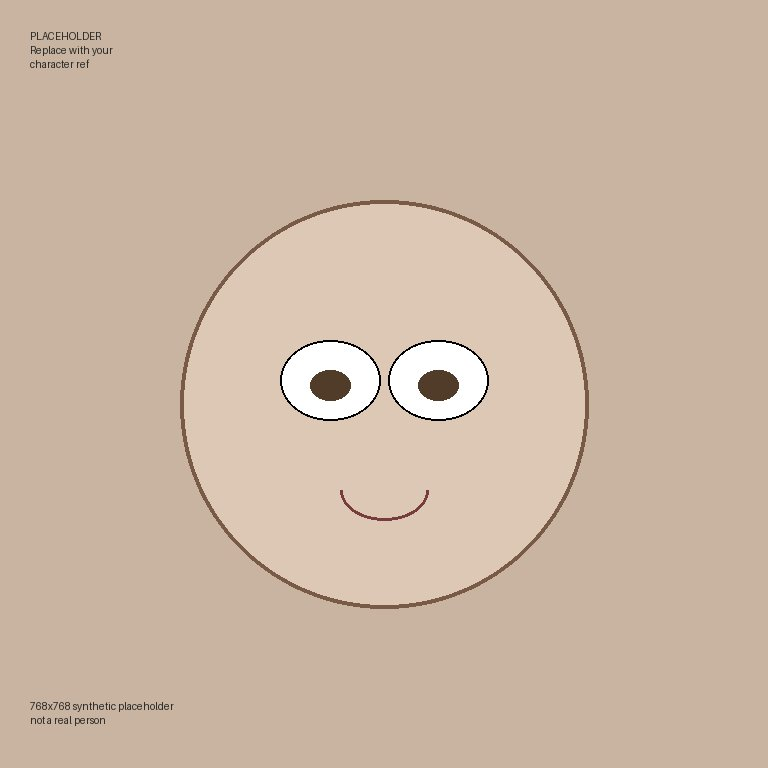
#> input picture ai-video-director/projects/test_r2v/imports/references/young_woman/hero.jpg, 768 x 768 px, found by its file name
$ python combine_hero.py
#> lines starting #> are read from the running program, lines starting #| are printed output that depends on the picture
"""Composite the male and female hero references into one side-by-side
image so the second real shot (shot_002) can use it as its first frame.

Output: projects/new_grok_story/imports/references/combined/hero.jpg
"""
from PIL import Image
import os
import sys

REF_DIR = "projects/new_grok_story/imports/references"
H = 1024  # common height


def resize_h(img: Image.Image, target_h: int) -> Image.Image:
    w, h = img.size
    new_w = int(w * target_h / h)
    return img.resize((new_w, target_h), Image.LANCZOS)


def main() -> int:
    woman = Image.open(f"{REF_DIR}/young_woman/hero.jpg")
#> woman is the input picture: PIL image 768x768 RGB; mean R, G, B 204, 183.3, 164.7
    man = Image.open(f"{REF_DIR}/young_man/hero.jpg")
    print(f"woman: {woman.size}  man: {man.size}", file=sys.stderr)

    w_r = resize_h(woman, H)
    m_r = resize_h(man, H)
    print(f"after resize: woman={w_r.size}  man={m_r.size}", file=sys.stderr)

    gap = 32
    total_w = w_r.size[0] + gap + m_r.size[0]
#> total_w = 2080
    combined = Image.new("RGB", (total_w, H), (255, 255, 255))
#> combined: PIL image 2080x1024 RGB; every value is 255
    combined.paste(w_r, (0, 0))
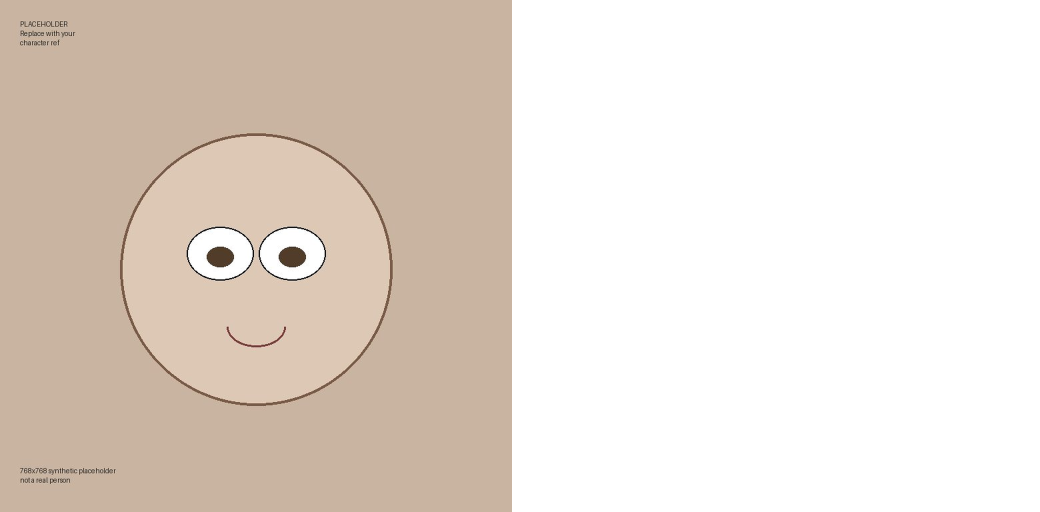
#> combined: PIL image 2080x1024 RGB (shown at 1/2 size); mean R, G, B 229.9, 219.7, 210.5
    combined.paste(m_r, (w_r.size[0] + gap, 0))
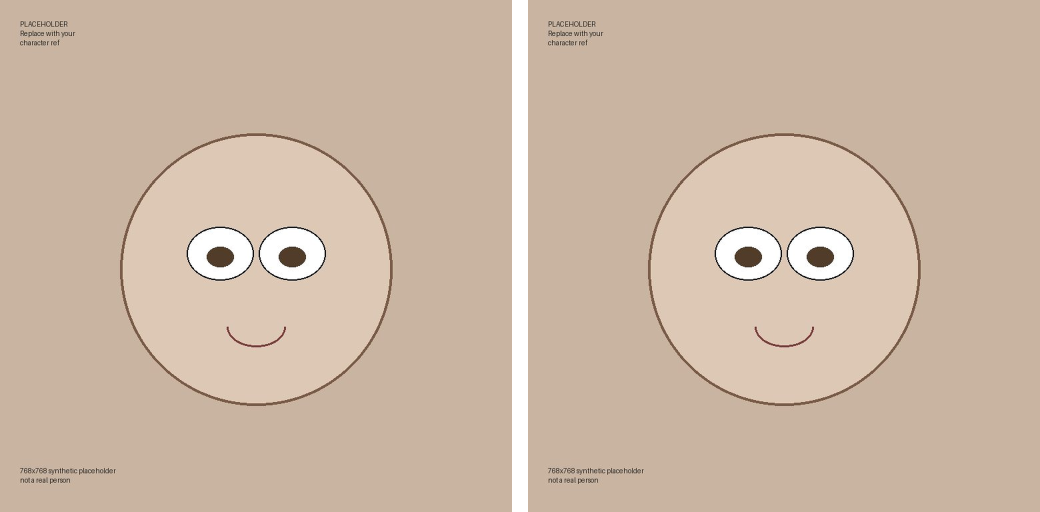
#> combined: PIL image 2080x1024 RGB (shown at 1/2 size); mean R, G, B 204.7, 184.4, 166.1

    out_dir = os.path.join(REF_DIR, "combined")
    os.makedirs(out_dir, exist_ok=True)
    out = os.path.join(out_dir, "hero.jpg")
    combined.save(out, "JPEG", quality=92)
    print(f"saved: {out}  size={combined.size}", file=sys.stderr)
    return 0


if __name__ == "__main__":
    sys.exit(main())
#> (the program exits here)
